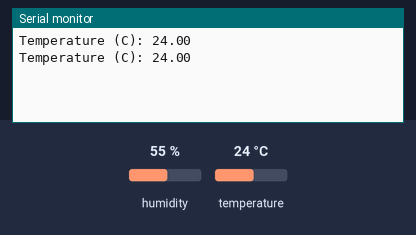
Simulated run of this sketch. Board: Arduino Uno, built with avr-gcc and run on an emulated ATmega328P. On the bench: the last lines printed to the serial monitor. Inputs (shaded band) come from the test bench; at power-on: temperature 24 °C, humidity 55 %.

Above: at 2.8 s.
2.9 s: temperature set to 12 °C
At 5.3 s:
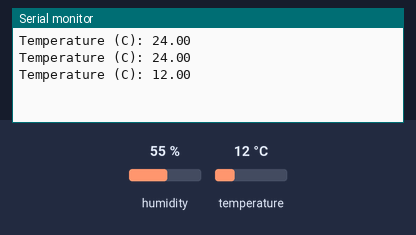
5.6 s: temperature set to 19 °C
At 6.5 s:
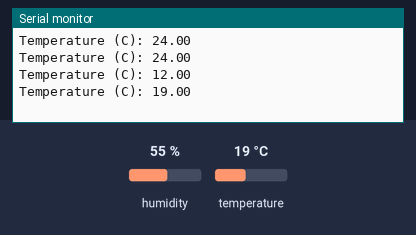
Timing chart, 0 to 8.6 s (numbered marks = the images above; inputs shaded):
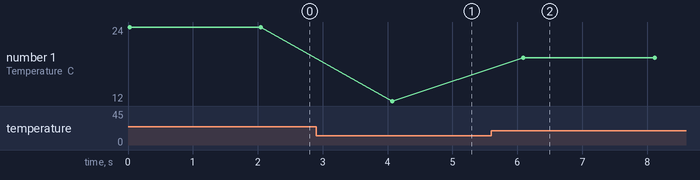

The sketch:

DHT.ino
```cpp
#include <dht11.h>

#define DHT11_PIN 2

dht11 DHT11;

void setup() {
  Serial.begin(9600);
}

void loop() {
  int DATA = DHT11.read(DHT11_PIN);

  Serial.print("Temperature (C): ");
  Serial.println((float) DHT11.temperature, 2);

  delay(2000);
}
```

Measured:
- after the input at 2.9 s, the serial monitor: prints a new line after 1.2 s (image 1)
- after the input at 5.6 s, the serial monitor: prints a new line after 0.49 s (image 2)
- plotted number 1: 24 → 12 after the input at 2.9 s, 12 → 19 after the input at 5.6 s
